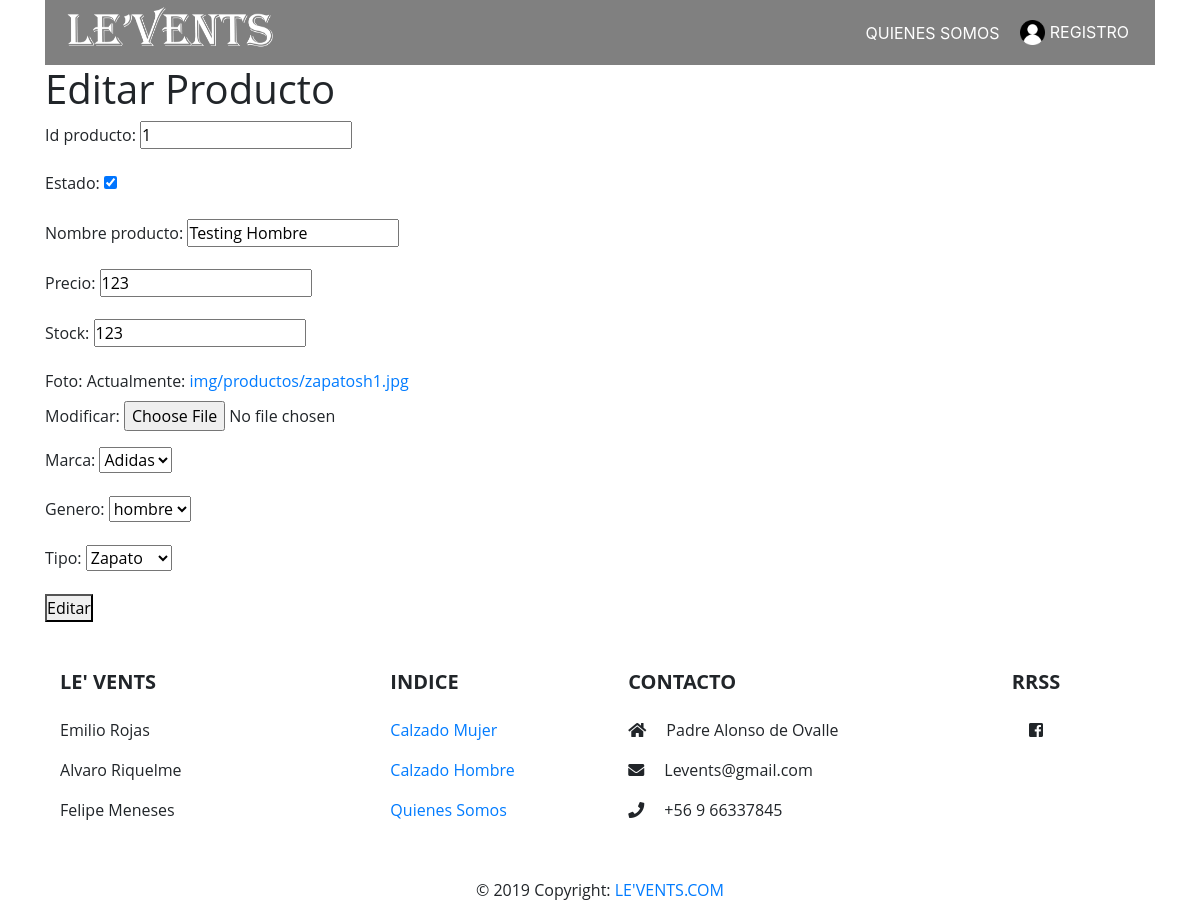
The page /producto/1 on the database its author committed.
### LeVents/models.py (models this page shows, shortened)
class Producto(models.Model):
    id_producto = models.IntegerField()
    estado = models.BooleanField(default=True)
    nombre_producto = models.CharField(max_length=100)
    precio = models.IntegerField()
    stock = models.IntegerField()
    foto = models.ImageField(upload_to='img/productos', null=True)
    marca = models.ForeignKey(Marca, on_delete=models.CASCADE)
    genero = models.ForeignKey(Genero, on_delete=models.CASCADE)
    tipo = models.ForeignKey(Tipo, on_delete=models.CASCADE)

### LeVents/views.py (the view)
# urls.py: path('producto/<int:id_producto>', views.mostrar_producto),
def mostrar_producto(request, id_producto):
    instancia = Producto.objects.get(id=id_producto)
    form= ProductoForm(instance=instancia)
    if request.method == "POST":
        form= ProductoForm(request.POST, instance=instancia)
        if form.is_valid():
            instancia = form.save(commit=False)
            instancia.save()
    return render(request, "LeVents/producto.html", {'form':form})

### LeVents/forms.py
class ProductoForm(forms.ModelForm):
    class Meta:
        model = Producto
        fields = ['id_producto','estado','nombre_producto','precio','stock','foto','marca','genero','tipo']

### LeVents/models.py (called while the page is built)
    def __str__(self):
        return self.nombre_marca

    def __str__(self):
        return self.nombre_genero

    def __str__(self):
        return self.nombre_tipo

### LeVents/templates/LeVents/producto.html (shortened to what this page needs)
{% extends './base/index.html' %}
{% load staticfiles %}
{% block content %}
<h1>Editar Producto</h1>
<form method="POST">
    {{ form.as_p }}
    <button type="submit">Editar</button>
</form>
{% endblock  %}

### static/css/popup.css (style rules this page uses)
* { padding: 0; margin: 0; box-sizing:border-box; }
body { background: #fff; font-family: 'Open Sans', sans-serif; }

### rows shown on the page
Producto: id_producto "1", estado "☑", nombre_producto "Testing Hombre", precio "123", stock "123", marca "Adidas", genero "hombre", tipo "Zapato"
